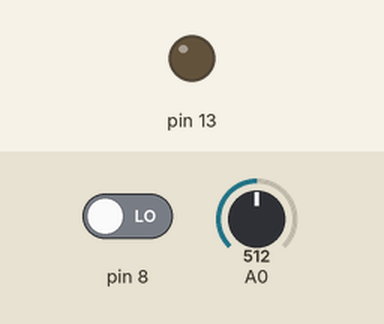
A sketch run on a simulated Arduino Uno, built with avr-gcc and run on an emulated ATmega328P. Shown: output pins drawn as LEDs (lit = HIGH). Dashed ring = blinking. Inputs (shaded band) come from the test bench; at power-on: A0 = 512, pin 8 LOW.

Above: at 1.2 s.
1.3 s: A0 set to 312
2.8 s: A0 set to 281
At 3.4 s:
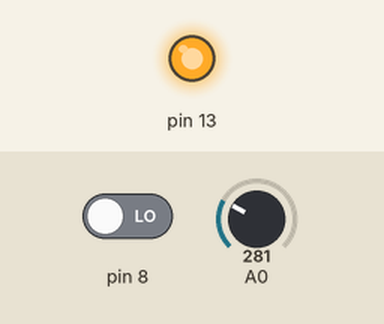
5.8 s: A0 set to 306
At 6.9 s:
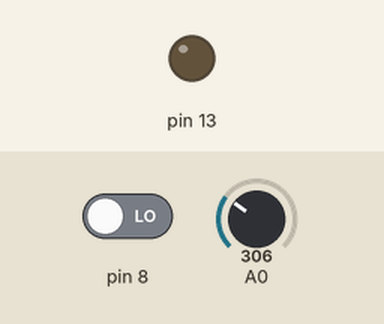
7.3 s: A0 set to 290
At 8.0 s:
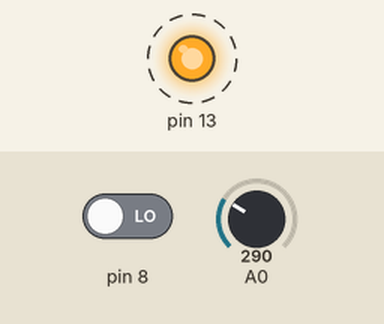
Timing chart, 0 to 11.3 s (numbered marks = the images above; inputs shaded):
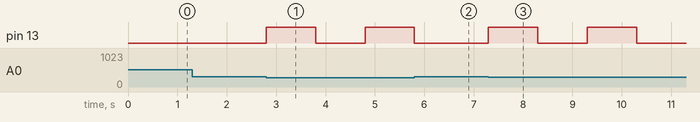

The sketch:

diwali_lights_code.ino
```cpp
//AUtomatic diwali lamp with two patterns

int sensorValue = 0;

void setup()
{
  Serial.begin(9600);
  pinMode(13,OUTPUT);
  pinMode(8,INPUT);

}

void loop() {
  static int button_count = 0;
  sensorValue = analogRead(A0);
  if(digitalRead(8) == HIGH)
    button_count += 1;


if(sensorValue < 300)
{
  if(button_count %2 != 0 )
  {

    digitalWrite(13,HIGH);
    delay(500);
    digitalWrite(13,LOW);
    delay(500);
  }
  else if(button_count % 2 == 0)
  {
	digitalWrite(13,HIGH);
    delay(1000);
    digitalWrite(13,LOW);
    delay(1000);
  }
}
else digitalWrite(13,LOW);

}
```

Measured:
- the behaviour switches between 300 and 299 on A0 (found by bisection; images 0 and 1)
- after the input at 1.3 s, every drawn part: stays the same
- after the input at 2.8 s, pin 13: LOW → HIGH at once, → LOW 1.0 s later, → HIGH 1.0 s later
- after the input at 5.8 s, pin 13: goes on until 5.8 s, then stays LOW
- after the input at 7.3 s, pin 13: alternates HIGH for 1.0 s and LOW for 1.0 s, starting at once
